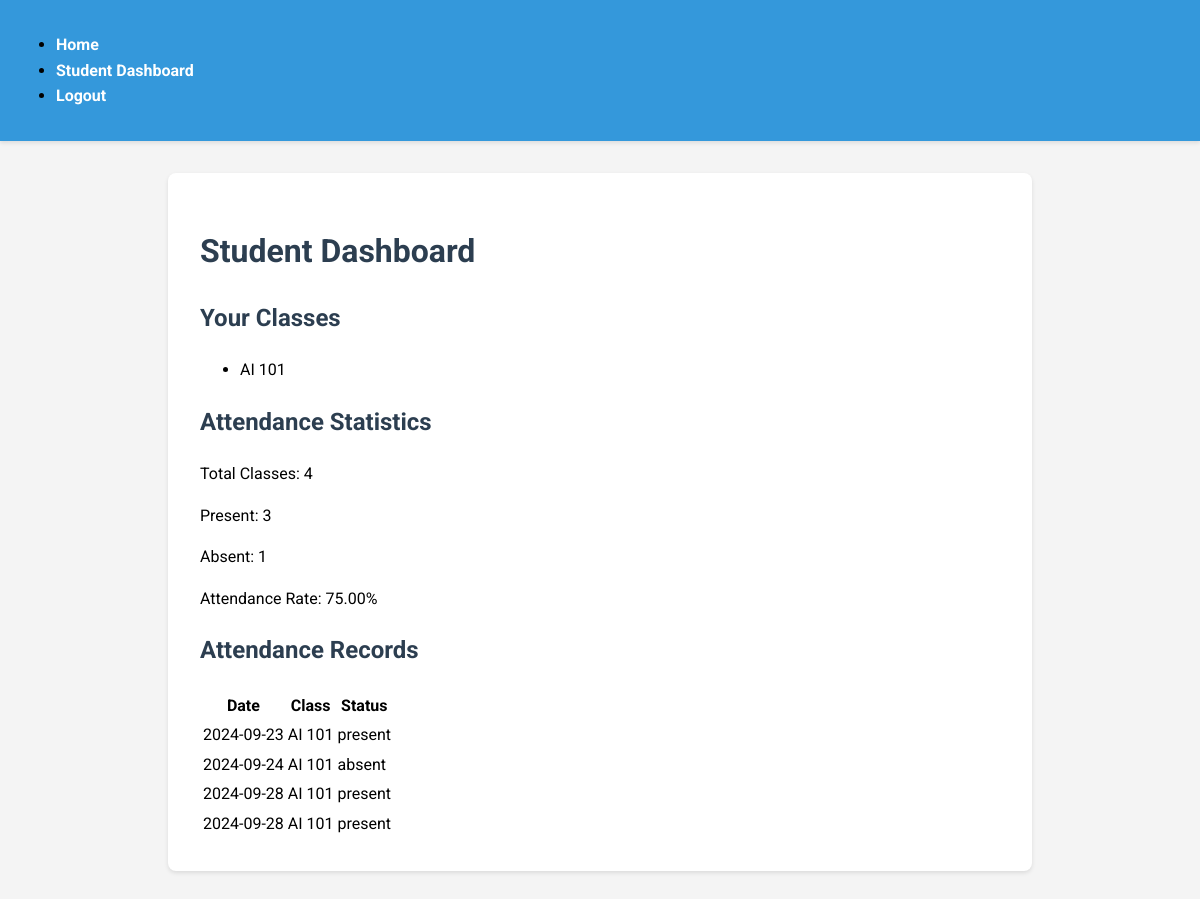
The page /student_dashboard (signed in) on the database as committed earlier.
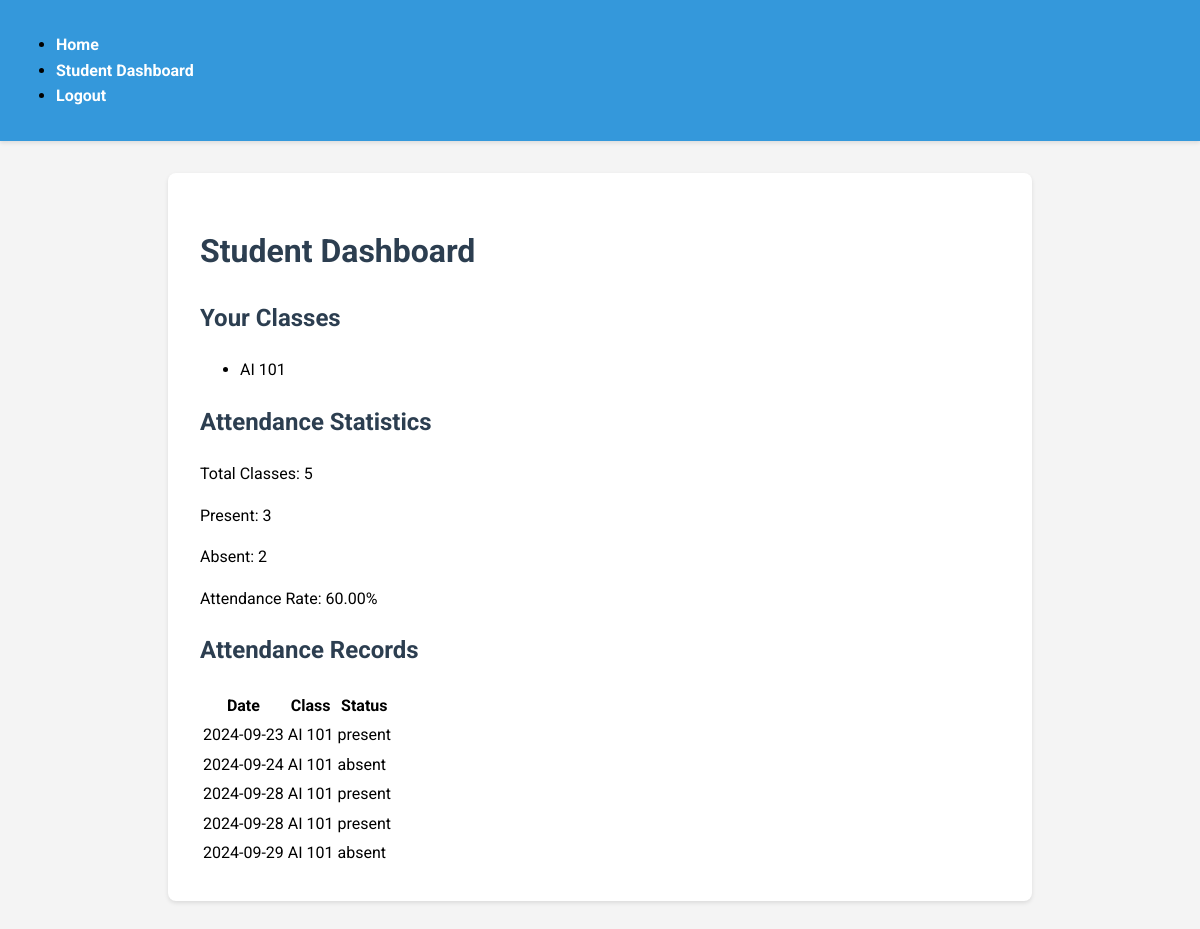
The same page on the database as committed later.
### models.py (models this page shows, shortened)
class BaseModel(db.Model):
    __abstract__ = True
    id = db.Column(db.Integer, primary_key=True)

class Class(BaseModel):
    __tablename__ = 'class'
    name = db.Column(db.String(100), nullable=False)
    teacher_id = db.Column(db.Integer, db.ForeignKey('user.id'), nullable=False)
    students = db.relationship('User', secondary='user_class', back_populates='classes')
    attendances = db.relationship('Attendance', back_populates='class_')

class Attendance(BaseModel):
    __tablename__ = 'attendance'
    class_id = db.Column(db.Integer, db.ForeignKey('class.id'), nullable=False)
    student_id = db.Column(db.Integer, db.ForeignKey('user.id'), nullable=False)
    date = db.Column(db.Date, nullable=False)
    status = db.Column(db.String(20), nullable=False)
    class_ = db.relationship('Class', back_populates='attendances')

### app.py (the view)
@app.route('/student_dashboard')
@login_required
def student_dashboard():
    if current_user.role != 'student':
        flash('Only students can access this dashboard')
        return redirect(url_for('dashboard'))
    classes = current_user.classes
    attendance_records = Attendance.query.filter_by(student_id=current_user.id).all()
    total_classes = len(attendance_records)
    present_count = sum(1 for record in attendance_records if record.status == 'present')
    absent_count = total_classes - present_count
    attendance_rate = (present_count / total_classes) * 100 if total_classes > 0 else 0
    return render_template('student_dashboard.html',
                           classes=classes,
                           attendance_records=attendance_records,
                           total_classes=total_classes,
                           present_count=present_count,
                           absent_count=absent_count,
                           attendance_rate=attendance_rate)

### app.py (called while the page is built)
@login_manager.user_loader
def load_user(user_id):
    return User.query.get(int(user_id))

### templates/student_dashboard.html
{% extends "base.html" %}
{% block content %}
    <h1>Student Dashboard</h1>
    <h2>Your Classes</h2>
    <ul>
        {% for class in classes %}
            <li>{{ class.name }}</li>
        {% endfor %}
    </ul>
    <h2>Attendance Statistics</h2>
    <p>Total Classes: {{ total_classes }}</p>
    <p>Present: {{ present_count }}</p>
    <p>Absent: {{ absent_count }}</p>
    <p>Attendance Rate: {{ "%.2f"|format(attendance_rate) }}%</p>
    <h2>Attendance Records</h2>
    <table>
        <thead>
            <tr>
                <th>Date</th>
                <th>Class</th>
                <th>Status</th>
            </tr>
        </thead>
        <tbody>
            {% for record in attendance_records %}
                <tr>
                    <td>{{ record.date }}</td>
                    <td>{{ record.class_.name }}</td>
                    <td>{{ record.status }}</td>
                </tr>
            {% endfor %}
        </tbody>
    </table>
{% endblock %}

### templates/base.html (shortened to what this page needs)
<!DOCTYPE html>
<html lang="en">
<head>
    <link rel="stylesheet" href="{{ url_for('static', filename='styles.css') }}">
</head>
<body>
    <header>
        <nav>
            <ul>
                <li><a href="{{ url_for('index') }}">Home</a></li>
                {% if current_user.is_authenticated %}
                    {% if current_user.role == 'teacher' %}
                        <li><a href="{{ url_for('dashboard') }}">Dashboard</a></li>
                    {% else %}
                        <li><a href="{{ url_for('student_dashboard') }}">Student Dashboard</a></li>
                    {% endif %}
                    <li><a href="{{ url_for('logout') }}">Logout</a></li>
                {% else %}
                    <li><a href="{{ url_for('login') }}">Login</a></li>
                    <li><a href="{{ url_for('register') }}">Register</a></li>
                {% endif %}
            </ul>
        </nav>
    </header>
    <main>
        {% block content %}{% endblock %}
    </main>
</body>
</html>

### static/styles.css (style rules this page uses)
body { font-family: 'Roboto', Arial, sans-serif; line-height: 1.6; margin: 0; padding: 0; background-color: #f4f4f4; }
nav { background-color: #3498db; padding: 1rem; box-shadow: 0 2px 4px rgba(0,0,0,0.1); }
nav ul li a { color: #fff; text-decoration: none; font-weight: bold; transition: color 0.3s ease; }
main { max-width: 800px; margin: 2rem auto; padding: 2rem; background-color: #fff; border-radius: 8px; box-shadow: 0 2px 4px rgba(0,0,0,0.1); }
h1, h2 { color: #2c3e50; }

Rows that differ between the two databases and show on the page:
added Attendance: date "2024-09-29", class_.name "AI 101", status "absent"
Other text that changed with them:
{{ total_classes }}: "4" → "5"
{{ absent_count }}: "1" → "2"
{{ "%.2f"|format(attendance_rate) }}: "75.00" → "60.00"
